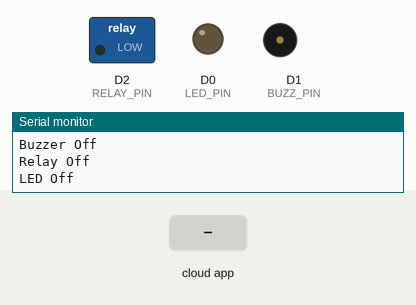
Recording of a sketch running on a simulated ESP8266 (NodeMCU). Parts: switched loads named in the sketch (green lamp = pin HIGH), output pins drawn as LEDs (lit = HIGH), buzzer (waves = sounding, pin HIGH), the last lines printed to the serial monitor. The test bench sets the inputs (shaded band). WiFi joins after 1.5 s; servers stay silent unless stated; the Firebase database answers and starts empty.

Above: at 2.7 s.
2.8 s: the phone or cloud app sets switch1 to 1
At 4.2 s:
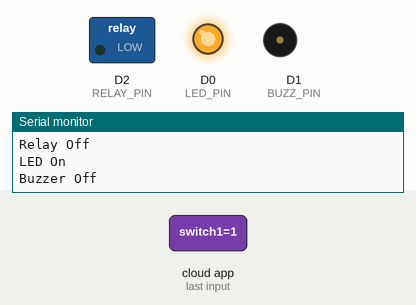
4.5 s: the phone or cloud app sets switch2 to 1
At 5.5 s:
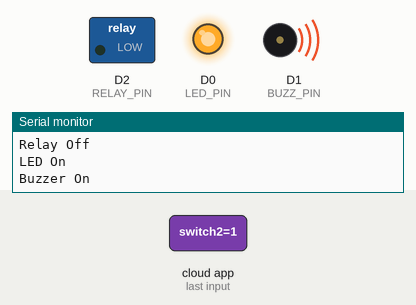
6.0 s: the phone or cloud app sets switch3 to 1
At 6.7 s:
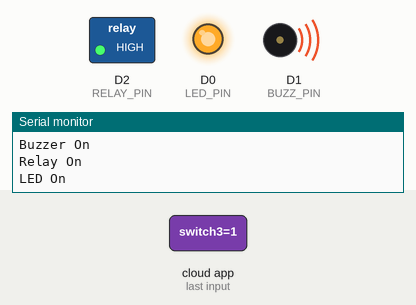
7.5 s: the phone or cloud app sets switch1 to 0
At 8.0 s:
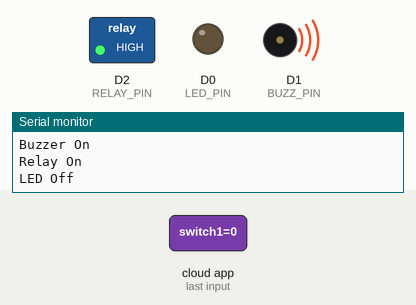
9.0 s: the phone or cloud app sets switch2 to 0
At 10.2 s:
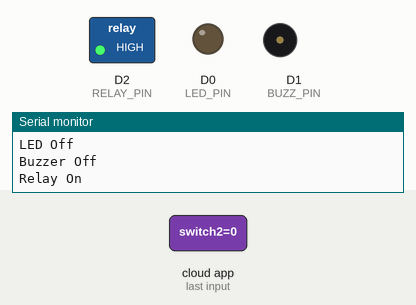
10.5 s: the phone or cloud app sets switch1 to 1
At 11.1 s:
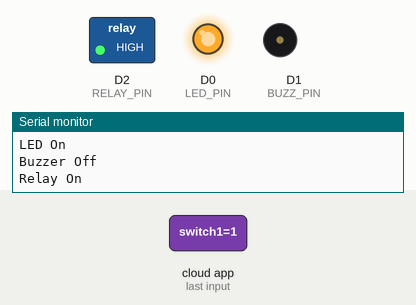
Timing chart, 0 to 13.1 s (numbered marks = the images above; inputs shaded):
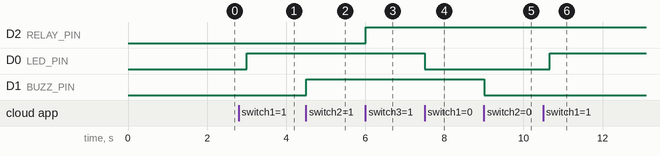

Measured:
- after the input at 2.8 s, D0 (LED_PIN): LOW → HIGH after 0.20 s
- after the input at 4.5 s, D1 (BUZZ_PIN): LOW → HIGH at once
- after the input at 6.0 s, D2 (RELAY_PIN): LOW → HIGH at once
- after the input at 7.5 s, D0 (LED_PIN): HIGH → LOW at once
- after the input at 9.0 s, D1 (BUZZ_PIN): HIGH → LOW at once
- after the input at 10.5 s, D0 (LED_PIN): LOW → HIGH after 0.16 s

The sketch:

Modul04_LED_Buzzer_Relay.ino
```cpp
// MODUL 04 - Kendali Output Digital (LED, Buzzer, Relay)
// Library ESP8266 WiFi dan Firebase ESP8266
#include <ESP8266WiFi.h>
#include <FirebaseESP8266.h>

#define WIFI_SSID "SSID_WIFI"
#define WIFI_PASSWORD "PASS_WIFI"
#define DATABASE_URL "project_id.firebaseio.com"
#define API_KEY "database_secret"

FirebaseData fbdo;                     // Firebase objek
String user = "user_id";               // Nama pengguna pada Aplikasi IoT

// PIN LED, Buzzer, dan Relay
#define LED_PIN   D0
#define BUZZ_PIN  D1
#define RELAY_PIN D2

void setup() {
  Serial.begin(115200);
  pinMode(LED_PIN, OUTPUT);
  pinMode(BUZZ_PIN, OUTPUT);
  pinMode(RELAY_PIN, OUTPUT);

  WiFi.begin(WIFI_SSID, WIFI_PASSWORD);
  Serial.print("Connecting to Wi-Fi");
  while (WiFi.status() != WL_CONNECTED) {
    Serial.print(".");
    delay(300);
  }
  Serial.println();
  Serial.print("Connected with IP: ");
  Serial.println(WiFi.localIP());
  Serial.println();
  Serial.printf("Firebase Client v%s\n\n", FIREBASE_CLIENT_VERSION);
  Firebase.begin(DATABASE_URL, API_KEY);
  Firebase.reconnectWiFi(true);
}

void loop() {
  // switch1 -> LED, switch2 -> Buzzer, switch3 -> Relay
  if (Firebase.getString(fbdo, "/" + user + "/switch1")) {
    if (fbdo.to<bool>() == true) {
      digitalWrite(LED_PIN, HIGH);
      Serial.println("LED On");
    } else {
      digitalWrite(LED_PIN, LOW);
      Serial.println("LED Off");
    }
  }

  if (Firebase.getString(fbdo, "/" + user + "/switch2")) {
    if (fbdo.to<bool>() == true) {
      digitalWrite(BUZZ_PIN, HIGH);
      Serial.println("Buzzer On");
    } else {
      digitalWrite(BUZZ_PIN, LOW);
      Serial.println("Buzzer Off");
    }
  }

  if (Firebase.getString(fbdo, "/" + user + "/switch3")) {
    if (fbdo.to<bool>() == true) {
      digitalWrite(RELAY_PIN, HIGH);
      Serial.println("Relay On");
    } else {
      digitalWrite(RELAY_PIN, LOW);
      Serial.println("Relay Off");
    }
  }
}
```
